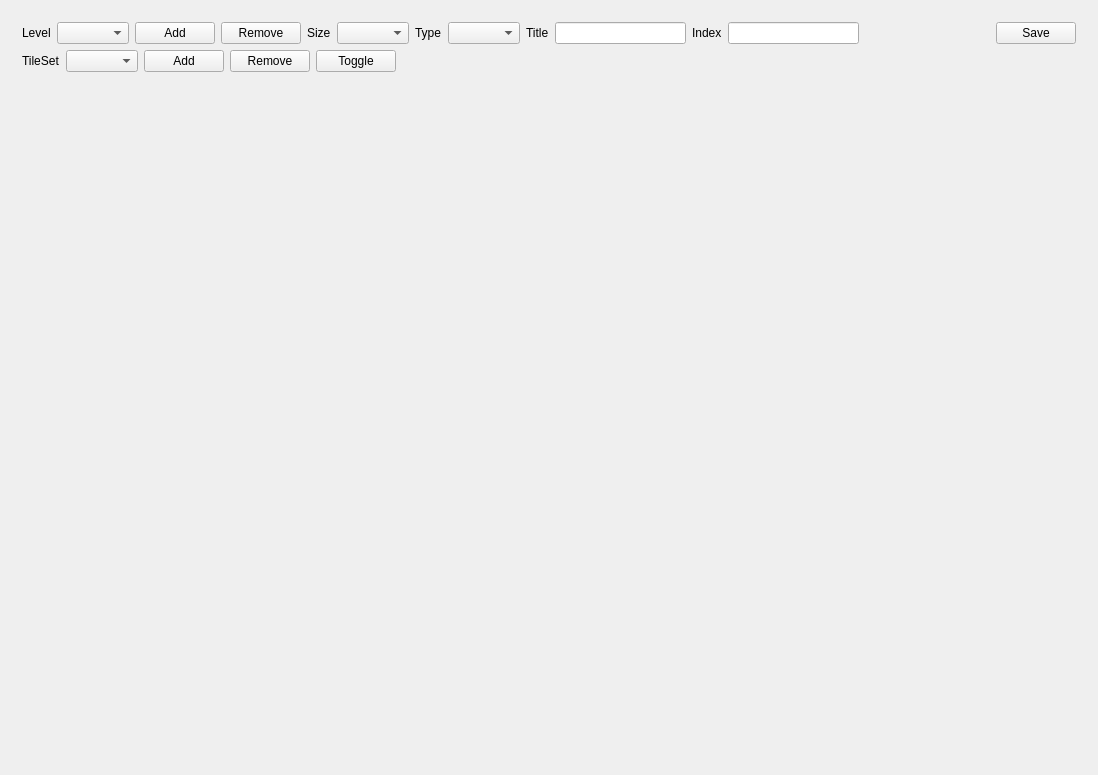
<?xml version="1.0" encoding="UTF-8"?>
<ui version="4.0">
 <class>MainWindow</class>
 <widget class="QMainWindow" name="MainWindow">
  <property name="geometry">
   <rect>
    <x>0</x>
    <y>0</y>
    <width>1098</width>
    <height>775</height>
   </rect>
  </property>
  <property name="windowTitle">
   <string>ArduFPS Editor</string>
  </property>
  <widget class="QWidget" name="centralWidget">
   <layout class="QVBoxLayout" name="verticalLayout_2">
    <item>
     <widget class="QWidget" name="widget_3" native="true">
      <property name="sizePolicy">
       <sizepolicy hsizetype="Preferred" vsizetype="Fixed">
        <horstretch>0</horstretch>
        <verstretch>0</verstretch>
       </sizepolicy>
      </property>
      <layout class="QVBoxLayout" name="verticalLayout">
       <item>
        <widget class="QWidget" name="widget" native="true">
         <layout class="QHBoxLayout" name="horizontalLayout_2">
          <property name="leftMargin">
           <number>0</number>
          </property>
          <property name="topMargin">
           <number>0</number>
          </property>
          <property name="rightMargin">
           <number>0</number>
          </property>
          <property name="bottomMargin">
           <number>0</number>
          </property>
          <item>
           <widget class="QLabel" name="label_3">
            <property name="text">
             <string>Level</string>
            </property>
           </widget>
          </item>
          <item>
           <widget class="QComboBox" name="combo_level"/>
          </item>
          <item>
           <widget class="QPushButton" name="btn_level_add">
            <property name="text">
             <string>Add</string>
            </property>
           </widget>
          </item>
          <item>
           <widget class="QPushButton" name="btn_level_remove">
            <property name="text">
             <string>Remove</string>
            </property>
           </widget>
          </item>
          <item>
           <widget class="QLabel" name="label_4">
            <property name="text">
             <string>Size</string>
            </property>
           </widget>
          </item>
          <item>
           <widget class="QComboBox" name="combo_level_size"/>
          </item>
          <item>
           <widget class="QLabel" name="label_6">
            <property name="text">
             <string>Type</string>
            </property>
           </widget>
          </item>
          <item>
           <widget class="QComboBox" name="combo_level_type"/>
          </item>
          <item>
           <widget class="QLabel" name="label_5">
            <property name="text">
             <string>Title</string>
            </property>
           </widget>
          </item>
          <item>
           <widget class="QLineEdit" name="edit_level_title"/>
          </item>
          <item>
           <widget class="QLabel" name="label_2">
            <property name="text">
             <string>Index</string>
            </property>
           </widget>
          </item>
          <item>
           <widget class="QLineEdit" name="edit_level_title_index"/>
          </item>
          <item>
           <spacer name="horizontalSpacer_4">
            <property name="orientation">
             <enum>Qt::Horizontal</enum>
            </property>
            <property name="sizeHint" stdset="0">
             <size>
              <width>40</width>
              <height>20</height>
             </size>
            </property>
           </spacer>
          </item>
          <item>
           <widget class="QPushButton" name="btn_save">
            <property name="text">
             <string>Save</string>
            </property>
           </widget>
          </item>
         </layout>
        </widget>
       </item>
       <item>
        <widget class="QWidget" name="widget_4" native="true">
         <layout class="QHBoxLayout" name="horizontalLayout">
          <property name="leftMargin">
           <number>0</number>
          </property>
          <property name="topMargin">
           <number>0</number>
          </property>
          <property name="rightMargin">
           <number>0</number>
          </property>
          <property name="bottomMargin">
           <number>0</number>
          </property>
          <item>
           <widget class="QLabel" name="label">
            <property name="text">
             <string>TileSet</string>
            </property>
           </widget>
          </item>
          <item>
           <widget class="QComboBox" name="combo_tileset"/>
          </item>
          <item>
           <widget class="QPushButton" name="btn_tileset_add">
            <property name="text">
             <string>Add</string>
            </property>
           </widget>
          </item>
          <item>
           <widget class="QPushButton" name="btn_tileset_remove">
            <property name="text">
             <string>Remove</string>
            </property>
           </widget>
          </item>
          <item>
           <widget class="QPushButton" name="btn_toggle_full_tileset">
            <property name="text">
             <string>Toggle</string>
            </property>
           </widget>
          </item>
          <item>
           <spacer name="horizontalSpacer">
            <property name="orientation">
             <enum>Qt::Horizontal</enum>
            </property>
            <property name="sizeHint" stdset="0">
             <size>
              <width>40</width>
              <height>20</height>
             </size>
            </property>
           </spacer>
          </item>
         </layout>
        </widget>
       </item>
       <item>
        <widget class="QLabel" name="label_tileset">
         <property name="minimumSize">
          <size>
           <width>512</width>
           <height>32</height>
          </size>
         </property>
         <property name="text">
          <string/>
         </property>
        </widget>
       </item>
       <item>
        <widget class="QLabel" name="label_full_tile_set">
         <property name="text">
          <string/>
         </property>
        </widget>
       </item>
      </layout>
     </widget>
    </item>
    <item>
     <widget class="QWidget" name="widget_2" native="true">
      <layout class="QHBoxLayout" name="horizontalLayout_3">
       <item>
        <spacer name="horizontalSpacer_2">
         <property name="orientation">
          <enum>Qt::Horizontal</enum>
         </property>
         <property name="sizeHint" stdset="0">
          <size>
           <width>40</width>
           <height>20</height>
          </size>
         </property>
        </spacer>
       </item>
       <item>
        <widget class="QLabel" name="label_map_view">
         <property name="minimumSize">
          <size>
           <width>0</width>
           <height>0</height>
          </size>
         </property>
         <property name="text">
          <string/>
         </property>
        </widget>
       </item>
       <item>
        <spacer name="horizontalSpacer_3">
         <property name="orientation">
          <enum>Qt::Horizontal</enum>
         </property>
         <property name="sizeHint" stdset="0">
          <size>
           <width>40</width>
           <height>20</height>
          </size>
         </property>
        </spacer>
       </item>
      </layout>
     </widget>
    </item>
    <item>
     <spacer name="verticalSpacer">
      <property name="orientation">
       <enum>Qt::Vertical</enum>
      </property>
      <property name="sizeHint" stdset="0">
       <size>
        <width>20</width>
        <height>40</height>
       </size>
      </property>
     </spacer>
    </item>
   </layout>
  </widget>
 </widget>
 <layoutdefault spacing="6" margin="11"/>
 <resources/>
 <connections/>
</ui>
